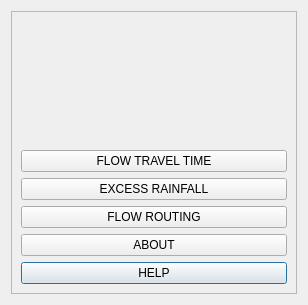
<?xml version="1.0" encoding="UTF-8"?>
<ui version="4.0">
 <class>HidroPixelDialogBase</class>
 <widget class="QDialog" name="HidroPixelDialogBase">
  <property name="geometry">
   <rect>
    <x>0</x>
    <y>0</y>
    <width>308</width>
    <height>305</height>
   </rect>
  </property>
  <property name="minimumSize">
   <size>
    <width>285</width>
    <height>305</height>
   </size>
  </property>
  <property name="maximumSize">
   <size>
    <width>441</width>
    <height>400</height>
   </size>
  </property>
  <property name="windowTitle">
   <string>Hidropixel Plugin</string>
  </property>
  <layout class="QVBoxLayout" name="verticalLayout_2">
   <item>
    <widget class="QFrame" name="frame">
     <property name="frameShape">
      <enum>QFrame::StyledPanel</enum>
     </property>
     <property name="frameShadow">
      <enum>QFrame::Raised</enum>
     </property>
     <layout class="QGridLayout" name="gridLayout">
      <item row="8" column="0">
       <widget class="QPushButton" name="btn_help">
        <property name="text">
         <string>HELP</string>
        </property>
       </widget>
      </item>
      <item row="5" column="0">
       <widget class="QPushButton" name="btn_exes_rain">
        <property name="text">
         <string>EXCESS RAINFALL</string>
        </property>
       </widget>
      </item>
      <item row="4" column="0">
       <widget class="QPushButton" name="btn_flow_trav">
        <property name="text">
         <string>FLOW TRAVEL TIME</string>
        </property>
       </widget>
      </item>
      <item row="6" column="0">
       <widget class="QPushButton" name="btn_flow_rout">
        <property name="text">
         <string>FLOW ROUTING</string>
        </property>
       </widget>
      </item>
      <item row="0" column="0">
       <spacer name="verticalSpacer">
        <property name="orientation">
         <enum>Qt::Vertical</enum>
        </property>
        <property name="sizeHint" stdset="0">
         <size>
          <width>20</width>
          <height>40</height>
         </size>
        </property>
       </spacer>
      </item>
      <item row="3" column="0">
       <spacer name="verticalSpacer_2">
        <property name="orientation">
         <enum>Qt::Vertical</enum>
        </property>
        <property name="sizeHint" stdset="0">
         <size>
          <width>20</width>
          <height>40</height>
         </size>
        </property>
       </spacer>
      </item>
      <item row="2" column="0">
       <widget class="QLabel" name="label_2">
        <property name="whatsThis">
         <string extracomment="sdsd"/>
        </property>
        <property name="styleSheet">
         <string notr="true">font: 700 16pt &quot;Segoe UI&quot;;
rgb:213, 213, 213;</string>
        </property>
        <property name="text">
         <string/>
        </property>
        <property name="scaledContents">
         <bool>true</bool>
        </property>
        <property name="alignment">
         <set>Qt::AlignCenter</set>
        </property>
       </widget>
      </item>
      <item row="7" column="0">
       <widget class="QPushButton" name="btn_flow_about">
        <property name="text">
         <string>ABOUT</string>
        </property>
       </widget>
      </item>
     </layout>
    </widget>
   </item>
  </layout>
 </widget>
 <tabstops>
  <tabstop>btn_flow_trav</tabstop>
  <tabstop>btn_exes_rain</tabstop>
  <tabstop>btn_flow_rout</tabstop>
  <tabstop>btn_help</tabstop>
 </tabstops>
 <resources/>
 <connections/>
</ui>
